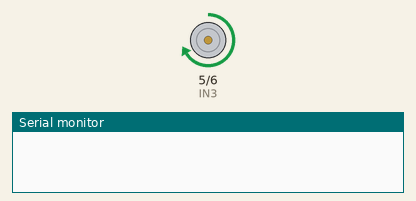
This sketch was run on a simulated Arduino Uno, built with avr-gcc and run on an emulated ATmega328P. On the bench: motor-driver pin pairs drawn as motors (green arrow = first pin HIGH = forward, orange = second pin HIGH = backward, longer = more drive, scaled by the enable pin), the last lines printed to the serial monitor.

Above: at 1.0 s.
At 3.0 s:
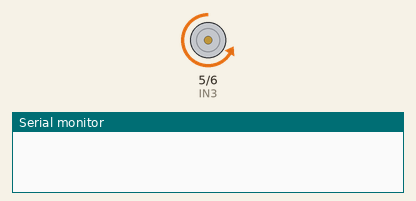
At 9.0 s:
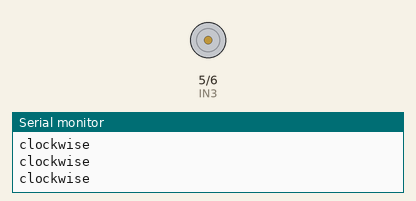
Timing chart, 0 to 13.0 s (numbered marks = the images above):
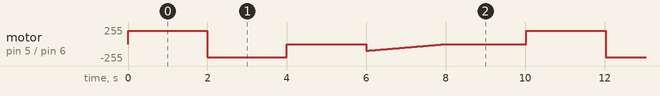

The sketch:

L298N_COST.ino
```cpp
// Motor Two
int enB = 3; // enable pin should be connected to Arduino PWM pin
int IN3 = 5;
int IN4 = 6;
void setup () {
// Set all the motor contol pins as outputs
pinMode (enB, OUTPUT);
pinMode (IN3, OUTPUT);
pinMode (IN4, OUTPUT);
Serial.begin(9600);
}
void demoOne () {
/* This function will run the motor in both directions
at a fixed speed
*/
// Turn ON Motor Two
digitalWrite (IN3, HIGH);
digitalWrite (IN4, LOW);
// Set speed to 200 out of possible range (0 - 255)
analogWrite (enB, 200);
delay (2000);
// Now, change motor directions
digitalWrite (IN3, LOW);
digitalWrite (IN4, HIGH);
delay (2000);
// Now, turn OFF Motors
digitalWrite (IN3, LOW);
digitalWrite (IN4, LOW);
}
void demoTwo () {
/* * This function will run the motors across the range of
possible speeds
* Note that maximum speed is determined by the motor itself
and the operating voltage
* The PWM values sent by "analogWrite ()" are functions of
the maximum speed possible by the hardware
*/
// Turn ON motor
digitalWrite (IN3, LOW);
digitalWrite (IN4, HIGH);
// Decelerate from maximum speed to zero
for (int i = 100; i >= 0; i --) { // 200
analogWrite (enB, i);
delay (20);
Serial.println("clockwise");
}
// Now, turn OFF motor
digitalWrite (IN3, LOW);
digitalWrite (IN4, LOW);
}
void loop () {
demoOne ();
delay (2000);
demoTwo ();
delay (2000);
}
```
